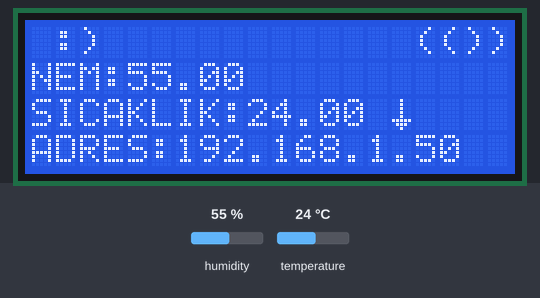
This sketch was run on a simulated ESP8266 (Wemos D1 mini). On the bench: 20×4 character LCD. The test bench sets the inputs (shaded band); at power-on: humidity 55 %, temperature 24 °C. WiFi joins after 1.5 s; servers stay silent unless stated; network time is answered at once with the bench clock; the local clock reads 2024-03-15 10:24:30 at power-on unless the sketch sets it; what the sketch prints to the serial monitor is not drawn.

Above: at 3.3 s.
3.4 s: humidity set to 59 %
12.3 s: humidity set to 62 %
At 20.1 s:
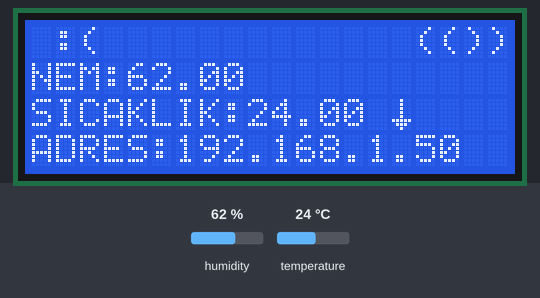
20.4 s: temperature set to 21 °C
At 28.0 s:
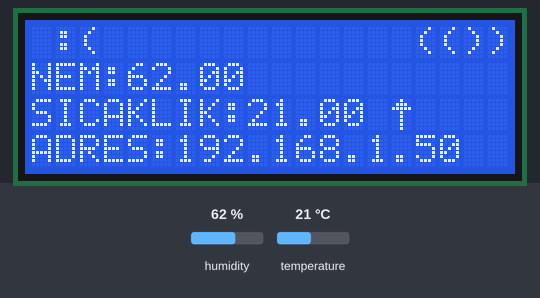
28.5 s: temperature set to 12 °C
At 36.0 s:
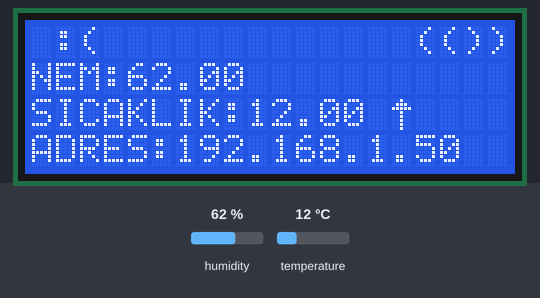
Timing chart, 0 to 37.5 s (numbered marks = the images above; inputs shaded):
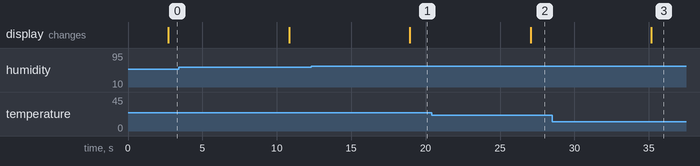

Measured:
- the behaviour switches between 60 and 61 % on humidity (found by bisection; images 0 and 1)
- the behaviour switches between 23 and 22 °C on temperature (found by bisection; images 1 and 2)
- after the input at 12.3 s, the display: changes after 6.6 s (image 1)
- after the input at 20.4 s, the display: changes after 6.7 s (image 2)
- after the input at 28.5 s, the display: changes after 6.7 s (image 3)

The sketch:

wemosD1.ino
```cpp
#include "DHTesp.h" //DHTESP LIBRARY
#include <Wire.h>
#include <LiquidCrystal_I2C.h>
#include <ESP8266WiFi.h>
#include <NTPClient.h>
#include <WiFiUdp.h>
LiquidCrystal_I2C lcd (0x27,20,4);  // Set the LCD I2C address
DHTesp dht;

// Set your Static IP address
IPAddress local_IP(192, 168, 1, 107);

// Set your Gateway IP address
IPAddress gateway(192, 168, 1, 1);
IPAddress subnet(255, 255, 0, 0);

//constants
const char* ssid = "  "; //Enter your WiFi SSID
const char* password = "  "; //Enter your WiFi Password
const long utcOffsetInSeconds = 10800;
char daysOfTheWeek[7][12] = {"Pazar", "Pazartesi", "Sali", "Carsamba", "Perşembe", "Cuma", "Cumartesi"};

// Define NTP Client to get time
WiFiUDP ntpUDP;
NTPClient timeClient(ntpUDP, "pool.ntp.org", utcOffsetInSeconds);

//wifiserver
WiFiServer server(80);

//creating custom LCD char for combi waiting
byte customChar[8] = {0x04,0x04,0x04,0x04,0x04,0x1F,0x0E,0x04};
byte customChar2[] = {
  0x04,
  0x0E,
  0x1F,
  0x04,
  0x04,
  0x04,
  0x04,
  0x04
};


void setup() {

  // Configures static IP address
    if (!WiFi.config(local_IP, gateway, subnet)) {
      Serial.println("STA Failed to configure");
    }

    Serial.begin(115200);
    dht.setup(D0, DHTesp::DHT11);
    lcd.init();
    lcd.backlight();
    WiFi.mode(WIFI_STA);
    lcd.createChar(0, customChar); //creating custom lcd char down arrow
    lcd.createChar(1, customChar2); //creating custom lcd char down arrow
  // Connect to WiFi network
  Serial.println();
  Serial.println();
  Serial.print("Connecting to ");
  Serial.println(ssid);

  // Set the hostname
  WiFi.hostname("web-blink");
  WiFi.begin(ssid, password);

  while (WiFi.status() != WL_CONNECTED) {
    delay(10);
    Serial.print(".");
   // WiFi.hostname("web-blink"); //yeni
  //WiFi.begin(ssid, password);  //yeni
  }

  Serial.println("");
  Serial.println("WiFi connected");

  // Start the server
  server.begin();
  Serial.println("Server started");

  // Print the IP address
  Serial.print("Use this URL to connect: ");
  Serial.print("http://");
  Serial.print(WiFi.localIP());
  Serial.println("/");

  //time client start
    timeClient.begin();


}

void loop() {


    //check if wifi is connected or not
  while (WiFi.status() != WL_CONNECTED) {
    delay(10);
    Serial.print(".");
    WiFi.hostname("web-blink"); //yeni
    WiFi.begin(ssid, password);  //yeni
  }

  if (WiFi.status() == WL_CONNECTED){
    Serial.println("");
    Serial.println("WiFi connected");
     // Print the IP address
  Serial.print("Use this URL to connect: ");
  Serial.print("http://");
  Serial.print(WiFi.localIP());
  Serial.println("/");
  }

  //update time
  timeClient.update();
   Serial.print(daysOfTheWeek[timeClient.getDay()]);
  Serial.print(", ");
  Serial.print(timeClient.getHours());
  int hours = timeClient.getHours();
  Serial.print(":");
  Serial.print(timeClient.getMinutes());
  int mins = timeClient.getMinutes();
  Serial.print(":");
  Serial.println(timeClient.getSeconds());
  //Serial.println(timeClient.getFormattedTime());
  delay(10);

  // Check if a client has connected
  WiFiClient client = server.available();
  if (!client) {
    //return;
  }

  // Wait until the client sends some data
  Serial.println("new client");

  while(client.connected() && !client.available())
  {
    delay(1);
  }

  // Read the first line of the request
  String request = client.readStringUntil('\r');
  Serial.println(request);
  client.flush();


    int durum = 1;
    int kombiDurum = 0; //0 kapalı, 1 kapalı, 2 çalışıyor
    float h = dht.getHumidity();
    float t = dht.getTemperature();
    float setTemp = 23;
    float hysterisis = 2;
    float upperHys = setTemp + hysterisis; //üst sınır buraya kadar ısıtacak, setTemp in altında tekrar devreye girecek

    Serial.print("{\"humidity\": ");
    Serial.print(h);
    Serial.print(", \"temp\": ");
    Serial.print(t);
    Serial.print("}\n");

    lcd.setCursor (0,0);  // go home
    if (h>60 || t<22){
      lcd.print(" :( ");
      durum = 0;
    } else {
      lcd.print(" :) ");
      durum = 1;
    }

    //WIFI STATUS ON SCREEN
    if (WiFi.status() == WL_CONNECTED){
      lcd.print("            (())");
    } else {
      lcd.print("              x ");
    }

    //NEM MEASUREMENT LCD DISPLAY
    lcd.setCursor ( 0, 1 );        // go to the next line
    lcd.print ("NEM:");
    lcd.print (h);

    //TEMP MEASUREMENT LCD DISPLAY
    lcd.setCursor (0,2);
    lcd.print ("SICAKLIK:");
    lcd.print (t);
    lcd.print (" ");
    //check setTemp vs t
    if(t >= setTemp && t <= upperHys && kombiDurum == 2){
          digitalWrite(D2, HIGH);
          lcd.write(1); // kombinin çalıştığını lcd ekrana göster
      } else if (t >= setTemp && t <= upperHys && kombiDurum == 1){
          digitalWrite(D2,LOW);
          lcd.write(0); //writing the special custom character for kombi kapalı
         } else if (t < setTemp){
            digitalWrite(D2,HIGH);
            lcd.write(1); // kombinin çalıştığını lcd ekrana göster
            kombiDurum = 2;
          } else {
              digitalWrite(D2,LOW);
              lcd.write(0); //writing the special custom character for kombi kapalı
              kombiDurum = 1;
            }


    //WEB ADDRESS LCD DISPLAY
    lcd.setCursor (0,3);
    lcd.print ("ADRES:");
    lcd.print (WiFi.localIP());


    delay(2000);

    // Return the response
  client.println("HTTP/1.1 200 OK");
  client.println("Content-Type: text/html");
  client.println(""); // do not forget this one
  client.println("<!DOCTYPE HTML>");
  client.println("<html>");
  client.println("<head><!--<meta http-equiv=\"refresh\" content=\"60\">--><link rel=\"stylesheet\" href=\"https://maxcdn.bootstrapcdn.com/bootstrap/3.3.7/css/bootstrap.min.css\"><meta name=\"viewport\" content=\"width=device-width, initial-scale=1, shrink-to-fit=no\"><meta charset=\"utf-8\"><style>a {text-decoration:none;} </style></head>");

    //CLOCK
  client.println("<div class=\"panel panel-default\"><div class=\"panel-body\"><p>");
client.print("<span class=\"glyphicon glyphicon-time\" aria-hidden=\"true\"></span>");
  client.print(" ");
client.print(timeClient.getHours());
  client.print(":");
  client.print(timeClient.getMinutes());
  client.print(":");
  client.println(timeClient.getSeconds());
  client.println(" ");
  client.println(daysOfTheWeek[timeClient.getDay()]);
  delay(10);
     client.println("<br>");

//using weatherwidget. Use your own location with weatherwidget here
  client.print("<a class=\"weatherwidget-io\" href=\"https://forecast7.com/tr/40d6729d89/havuzlu-bahce/\" data-label_1=\"HAVUZLU BAHÇE\" data-label_2=\"DIŞ SICAKLIK\" data-theme=\"original\" >HAVUZLU BAHÇE DIŞ SICAKLIK</a><script>!function(d,s,id){var js,fjs=d.getElementsByTagName(s)[0];if(!d.getElementById(id)){js=d.createElement(s);js.id=id;js.src='https://weatherwidget.io/js/widget.min.js';fjs.parentNode.insertBefore(js,fjs);}}(document,'script','weatherwidget-io-js');</script>");

  client.print("<br>");
  client.print("<b>OTURMA ODASI </b>");
  if (durum == 0){
      client.print("&#128546;");
    } else {client.print("&#9786;");}
  client.print("<br>");

    //HUMIDITY MEASUREMENT WEB
         client.print("<span class=\"glyphicon glyphicon-tint\" aria-hidden=\"true\"></span>");
    client.print(" NEM: ");
      client.print(h);
      delay(10);
    client.println("<br>");

    //TEMP MEASUREMENT WEB
    client.print("&#127777;");
    client.print(" SICAKLIK: ");
    client.print(t);
    client.print("&#8451;");
    delay(10);
    client.println("<br>");

    //COMBI STATUS WEB
    client.print("<span class=\"glyphicon glyphicon-dashboard\" aria-hidden=\"true\"></span>");
    client.print(" KOMBİ: ");
    if (kombiDurum == 2){
        client.print(" YANIYOR <span class=\"glyphicon glyphicon-fire\" aria-hidden=\"true\"></span>");
      } else {
          client.print(" BEKLİYOR <span class=\"glyphicon glyphicon-sort-by-attributes-alt\" aria-hidden=\"true\"></span>");
        }

    client.println("</html>");

    delay(1);
    Serial.println("Client disonnected");
    Serial.println("");

        //putting 5 secs delay for every loop for the wifi security
    delay(5000);

}
```
